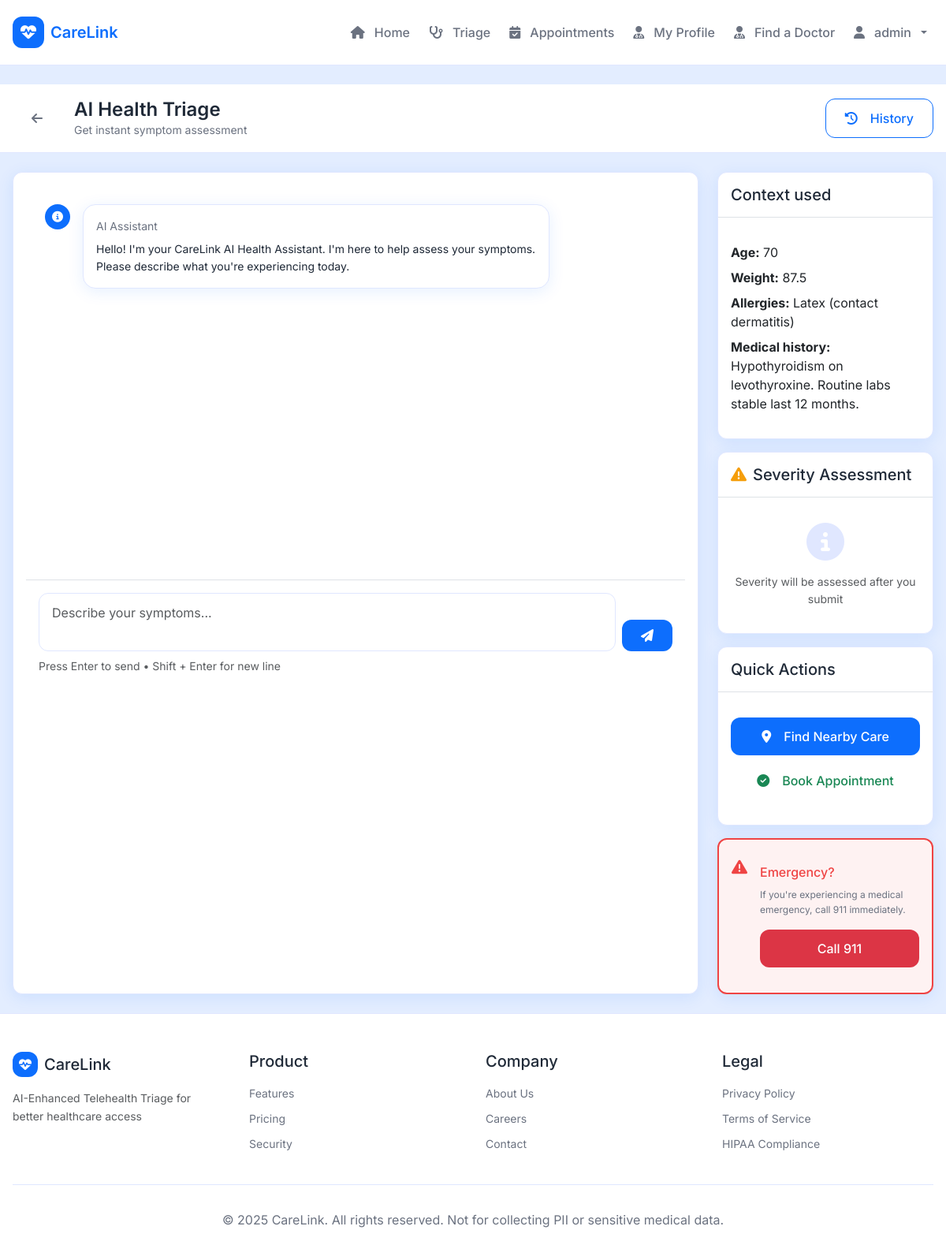
/triage/chat/ (signed in), run on the app's committed database.
### profiles/models.py (models this page shows, shortened)
class PatientProfile(models.Model):
    ROLE_CHOICES = [
        ('patient', 'Patient'),
        ('doctor', 'Doctor/Admin'),
    ]
    user = models.OneToOneField(User, on_delete=models.CASCADE, related_name='patient_profile')
    role = models.CharField(
        max_length=20,
        choices=ROLE_CHOICES,
        default='patient',
        help_text="User role: Patient or Doctor/Admin"
    )
    age = models.PositiveIntegerField(null=True, blank=True, help_text="Patient's age in years")
    weight = models.DecimalField(max_digits=5, decimal_places=2, null=True, blank=True, help_text="Weight in kg")
    medical_history = models.TextField(blank=True, help_text="Previous medical conditions and history")
    allergies = models.TextField(blank=True, help_text="Known allergies (medications, foods, environmental)")
    onboarding_completed = models.BooleanField(default=False, help_text="Whether user has completed onboarding")
    created_at = models.DateTimeField(auto_now_add=True)
    updated_at = models.DateTimeField(auto_now=True)
    class Meta:
        ordering = ['-created_at']
        verbose_name = 'Patient Profile'
        verbose_name_plural = 'Patient Profiles'

### accounts/views.py (the view)
    def wrapper(request, *args, **kwargs):
        if not request.user.is_authenticated:
            return redirect('accounts:login')
        role = get_user_role(request.user)
        if role != 'patient':
            messages.error(request, 'Access denied. This page is for patients only.')
            return redirect('home:index')
        return view_func(request, *args, **kwargs)

### templates/triage/chat.html (shortened to what this page needs)
{% extends "base.html" %}
{% load static %}
{% block content %}
<div style="background: var(--cl-bg); min-height: calc(100vh - 200px);">
  <header style="background: white; border-bottom: 1px solid var(--cl-border);">
    <div class="container py-3">
      <div class="d-flex align-items-center justify-content-between">
        <div class="d-flex align-items-center gap-3">
          <a href="{% url 'home:index' %}" class="btn btn-sm" style="background: transparent; border: none; color: var(--cl-text-muted);">
            <i class="fas fa-arrow-left"></i>
          </a>
          <div>
            <h2 class="mb-0" style="font-size: var(--cl-h3); color: var(--cl-text);">AI Health Triage</h2>
            <p class="mb-0" style="font-size: var(--cl-sm); color: var(--cl-text-muted);">Get instant symptom assessment</p>
          </div>
        </div>
        <a href="{% url 'triage:history' %}" class="btn btn-outline-primary">
          <i class="fas fa-history me-2"></i>History
        </a>
      </div>
    </div>
  </header>
  <div class="container py-4">
    <div class="row g-4">
      <div class="col-lg-9">
        <div class="card h-100" style="border: 1px solid var(--cl-border); min-height: 600px; display: flex; flex-direction: column;">
          <div id="messagesContainer" class="card-body flex-grow-1 overflow-auto p-4" style="max-height: 500px;">
            <div class="mb-4">
              <div class="d-flex align-items-start gap-3">
                <div class="d-flex align-items-center justify-content-center" style="width: 2rem; height: 2rem; border-radius: 50%; background: var(--cl-blue); color: white; flex-shrink: 0;">
                  <i class="fas fa-info-circle fa-sm"></i>
                </div>
                <div class="flex-grow-1">
                  <div class="card p-3" style="background: white; border: 1px solid var(--cl-border); border-radius: var(--cl-radius-lg); max-width: 80%;">
                    <small class="d-block mb-2" style="color: var(--cl-text-muted);">AI Assistant</small>
                    <p class="mb-0" style="font-size: var(--cl-sm); color: var(--cl-text);">
                      Hello! I'm your CareLink AI Health Assistant. I'm here to help assess your symptoms. Please describe what you're experiencing today.
                    </p>
                  </div>
                </div>
              </div>
            </div>
          </div>
          <div class="border-top p-3" style="border-color: var(--cl-border);">
            <form id="triageForm" class="d-flex gap-2">
              <textarea id="symptoms" name="symptoms" rows="2" class="form-control" placeholder="Describe your symptoms..." style="resize: none; border: 1px solid var(--cl-border);"></textarea>
              <button type="submit" class="btn btn-primary" style="height: fit-content; align-self: flex-end;">
                <i class="fas fa-paper-plane"></i>
              </button>
            </form>
            <small class="text-muted mt-2 d-block">
              Press Enter to send • Shift + Enter for new line
            </small>
          </div>
        </div>
      </div>
      <div class="col-lg-3">
        <div class="d-flex flex-column gap-3">
          {% if patient_ctx %}
          <div class="card" style="border: 1px solid var(--cl-border);">
            <div class="card-header bg-transparent border-bottom">
              <h5 class="mb-0" style="font-size: var(--cl-h4); color: var(--cl-text);">Context used</h5>
            </div>
            <div class="card-body">
              <div style="display:grid; grid-template-columns: repeat(auto-fit, minmax(160px,1fr)); gap:8px;">
                <div><strong>Age:</strong> {{ patient_ctx.age|default:"Unknown" }}</div>
                <div><strong>Weight:</strong> {{ patient_ctx.weight|default:"Unknown" }}</div>
                <div style="grid-column: 1 / -1;"><strong>Allergies:</strong> {{ patient_ctx.allergies|default:"None reported" }}</div>
                <div style="grid-column: 1 / -1;"><strong>Medical history:</strong> {{ patient_ctx.medical_history|default:"None reported" }}</div>
              </div>
            </div>
          </div>
          {% endif %}
          <div class="card" style="border: 1px solid var(--cl-border);">
            <div class="card-header bg-transparent border-bottom">
              <h5 class="mb-0 d-flex align-items-center gap-2" style="font-size: var(--cl-h4); color: var(--cl-text);">
                <i class="fas fa-exclamation-triangle" style="color: var(--cl-amber);"></i>
                Severity Assessment
              </h5>
            </div>
            <div id="severityDisplay" class="card-body text-center">
              <i class="fas fa-info-circle fa-3x mb-3" style="color: var(--cl-border);"></i>
              <p class="text-muted mb-0" style="font-size: var(--cl-sm);">Severity will be assessed after you submit</p>
            </div>
          </div>
          <div class="card" style="border: 1px solid var(--cl-border);">
            <div class="card-header bg-transparent border-bottom">
              <h5 class="mb-0" style="font-size: var(--cl-h4); color: var(--cl-text);">Quick Actions</h5>
            </div>
            <div class="card-body">
              <div class="d-flex flex-column gap-2">
                <a href="{% url 'doctors:index' %}" class="btn btn-primary w-100 text-start">
                  <i class="fas fa-map-marker-alt me-2"></i>Find Nearby Care
                </a>
                <a href="{% url 'appointments:index' %}" class="btn btn-outline-success w-100 text-start">
                  <i class="fas fa-check-circle me-2"></i>Book Appointment
                </a>
              </div>
            </div>
          </div>
          <div class="card" style="border: 2px solid var(--cl-red); background: #fef2f2;">
            <div class="card-body">
              <div class="d-flex gap-3">
                <i class="fas fa-exclamation-triangle fa-lg" style="color: var(--cl-red); flex-shrink: 0; margin-top: 0.125rem;"></i>
                <div>
                  <h6 class="mb-2" style="color: var(--cl-red); font-weight: var(--cl-font-medium);">Emergency?</h6>
                  <p class="mb-3" style="font-size: var(--cl-xs); color: var(--cl-text-muted);">If you're experiencing a medical emergency, call 911 immediately.</p>
                  <button class="btn btn-danger btn-sm w-100">Call 911</button>
                </div>
              </div>
            </div>
          </div>
        </div>
      </div>
    </div>
  </div>
</div>
{% endblock %}

### templates/base.html (shortened to what this page needs)
<!DOCTYPE html>
<html lang="en">
  {% load static %}
  <head>
    <link href="https://cdn.jsdelivr.net/npm/bootstrap@5.3.3/dist/css/bootstrap.min.css" rel="stylesheet">
    <link rel="stylesheet" href="https://cdnjs.cloudflare.com/ajax/libs/font-awesome/6.5.2/css/all.min.css" />
    <link rel="stylesheet" type="text/css" href="{% static 'css/tokens.css' %}">
    <link rel="stylesheet" type="text/css" href="{% static 'css/base.css' %}">
    <link rel="stylesheet" type="text/css" href="{% static 'css/components.css' %}">
    <link rel="stylesheet" type="text/css" href="{% static 'css/style.css' %}">
  </head>
  <body class="d-flex flex-column" style="background: var(--cl-bg); font-family: 'Inter', sans-serif;">
    <nav class="navbar navbar-expand-lg" style="background: white; border-bottom: 1px solid var(--cl-border);">
      <div class="container">
        <a class="navbar-brand d-flex align-items-center gap-2 text-decoration-none" href="{% url 'home:index' %}">
          <div class="navbar-brand-icon d-flex align-items-center justify-content-center" style="width: 2.5rem; height: 2.5rem; border-radius: var(--cl-radius); background: var(--cl-blue); color: white;">
            <i class="fas fa-heartbeat"></i>
          </div>
          <div>
            <h1 class="m-0" style="font-size: 1.25rem; font-weight: var(--cl-font-semibold); color: var(--cl-blue);">CareLink</h1>
          </div>
        </a>
        <div class="collapse navbar-collapse" id="carelinkNav">
          <ul class="navbar-nav ms-auto d-flex align-items-center gap-2 mb-0">
            <li class="nav-item">
              <a class="nav-link" href="{% url 'home:index' %}">
                <i class="fas fa-home me-1"></i>Home
              </a>
            </li>
            {% if user.is_authenticated %}
              {% if user.patient_profile.role == 'patient' %}
                <li class="nav-item">
                  <a class="nav-link" href="{% url 'triage:chat' %}">
                    <i class="fas fa-stethoscope me-1"></i>Triage
                  </a>
                </li>
                <li class="nav-item">
                  <a class="nav-link" href="{% url 'appointments:index' %}">
                    <i class="fas fa-calendar-check me-1"></i>Appointments
                  </a>
                </li>
                <li class="nav-item">
                  <a class="nav-link" href="{% url 'profiles:edit' %}">
                    <i class="fas fa-user-md me-1"></i>My Profile
                  </a>
                </li>
                <li class="nav-item">
                  <a class="nav-link" href="{% url 'doctors:find_doctor' %}">
                    <i class="fas fa-user-doctor me-1"></i>Find a Doctor
                  </a>
                </li>
              {% endif %}
              <li class="nav-item dropdown">
                <a class="nav-link dropdown-toggle" href="#" id="accountDropdown" role="button" data-bs-toggle="dropdown" aria-expanded="false">
                  <i class="fas fa-user me-1"></i>{{ user.username }}
                </a>
              </li>
            {% endif %}
          </ul>
        </div>
      </div>
    </nav>
    <main class="flex-grow-1">
      {% block content %}{% endblock content %}
    </main>
    <footer class="footer mt-auto">
      <div class="container">
        <div class="footer-content">
          <div class="footer-section">
            <div class="d-flex align-items-center gap-2 mb-3">
              <div class="navbar-brand-icon d-flex align-items-center justify-content-center" style="width: 2rem; height: 2rem; border-radius: var(--cl-radius); background: var(--cl-blue); color: white;">
                <i class="fas fa-heartbeat"></i>
              </div>
              <h3 class="m-0" style="font-size: var(--cl-h4); color: var(--cl-text);">CareLink</h3>
            </div>
            <p class="text-muted" style="font-size: var(--cl-sm);">
              AI-Enhanced Telehealth Triage for better healthcare access
            </p>
          </div>
          <div class="footer-section">
            <h4 class="mb-3" style="font-size: var(--cl-h4); color: var(--cl-text);">Product</h4>
            <ul class="list-unstyled">
              <li class="mb-2"><a href="#" style="font-size: var(--cl-sm); color: var(--cl-text-muted);">Features</a></li>
              <li class="mb-2"><a href="#" style="font-size: var(--cl-sm); color: var(--cl-text-muted);">Pricing</a></li>
              <li class="mb-2"><a href="#" style="font-size: var(--cl-sm); color: var(--cl-text-muted);">Security</a></li>
            </ul>
          </div>
          <div class="footer-section">
            <h4 class="mb-3" style="font-size: var(--cl-h4); color: var(--cl-text);">Company</h4>
            <ul class="list-unstyled">
              <li class="mb-2"><a href="#" style="font-size: var(--cl-sm); color: var(--cl-text-muted);">About Us</a></li>
              <li class="mb-2"><a href="#" style="font-size: var(--cl-sm); color: var(--cl-text-muted);">Careers</a></li>
              <li class="mb-2"><a href="#" style="font-size: var(--cl-sm); color: var(--cl-text-muted);">Contact</a></li>
            </ul>
          </div>
          <div class="footer-section">
            <h4 class="mb-3" style="font-size: var(--cl-h4); color: var(--cl-text);">Legal</h4>
            <ul class="list-unstyled">
              <li class="mb-2"><a href="#" style="font-size: var(--cl-sm); color: var(--cl-text-muted);">Privacy Policy</a></li>
              <li class="mb-2"><a href="#" style="font-size: var(--cl-sm); color: var(--cl-text-muted);">Terms of Service</a></li>
              <li class="mb-2"><a href="#" style="font-size: var(--cl-sm); color: var(--cl-text-muted);">HIPAA Compliance</a></li>
            </ul>
          </div>
        </div>
        <div class="footer-bottom">
          <p class="mb-0">&copy; 2025 CareLink. All rights reserved. Not for collecting PII or sensitive medical data.</p>
        </div>
      </div>
    </footer>
  </body>
</html>

### data on the page
PatientProfile: allergies "Latex (contact dermatitis)", medical_history "Hypothyroidism on levothyroxine. Routine labs stable last 12 months."

### other printed values
{{ user.username }} "admin"
{{ patient_ctx.age|default:"Unknown" }} "70"
{{ patient_ctx.weight|default:"Unknown" }} "87.5"
